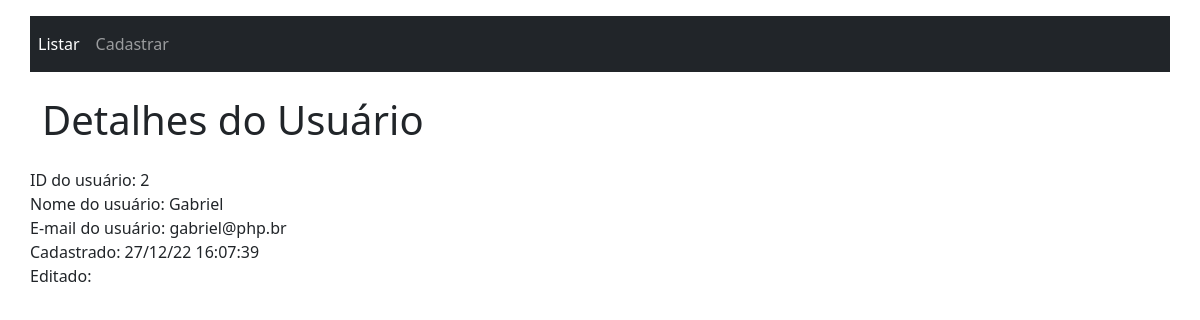
/aula014_heranca_visualizar_registro_db/view.php?id=2, run on the app's committed database.
### tables this page shows
create table if not exists users (
	id int primary key auto_increment,
    name varchar(220),
    email varchar(220)
);

### aula014_heranca_visualizar_registro_db/User.php (called while the page is built, shortened)
<?php
class User extends Conn
{
    public int $id;
    public function view(): array
    {
        $this->conn = $this->connectDb();
        $query_user = "SELECT id, name, email, created, modified FROM users WHERE id = :id LIMIT 1";
        $result_user = $this->conn->prepare($query_user);
        $result_user->bindParam(':id', $this->id);
        $result_user->execute();
        $value = $result_user->fetch();
        return $value;
    }
}

### aula014_heranca_visualizar_registro_db/Conn.php (called while the page is built, shortened)
<?php
abstract class Conn
{
    public string $db = "mysql";
    public string $host = "localhost";
    public string $user = "root";
    public string $pass = "";
    public string $dbname = "db_celke";
    public int $port = 3306;
    public function connectDb(): object
    {
        try{
            $this->connect = new PDO($this->db . ":host=" . $this->host . ";port=" . $this->port . ";dbname=" . $this->dbname, $this->user, $this->pass);
            return $this->connect;
        }
        catch(PDOException $err)
        {
            die("Erro: Por favor tente novamente. Caso o problema persista, entre em contato com o administrador <b>adm@php.br</b>");
        }
    }
}

### aula014_heranca_visualizar_registro_db/view.php (the view, shortened to what this page needs)
<!DOCTYPE html>
<html lang="pt-br">
<head>
    <link href="https://cdn.jsdelivr.net/npm/bootstrap@5.2.3/dist/css/bootstrap.min.css" rel="stylesheet">
</head>
<body class="p-3">
    <div class="container">
        <div class="row">
            <nav class="navbar navbar-expand navbar-dark bg-dark mb-4">
                <ul class="navbar-nav">
                    <li class="navbar-item">
                        <a class="nav-link active" aria-current="page" href="index.php">Listar</a>
                    </li>
                    <li class="navbar-item">
                        <a class="nav-link" href="Create.php">Cadastrar</a>
                    </li>
                </ul>
            </nav>
            <h1 class="mb-4">Detalhes do Usuário</h1>
            <?php
            $id = filter_input(INPUT_GET, 'id', FILTER_SANITIZE_NUMBER_INT);
            if(!empty($id))
            {
                require "Conn.php";
                require "User.php";
                $viewUser = new User();
                $viewUser->id = $id;
                $valueUser = $viewUser->view();
                extract($valueUser);
                echo "ID do usuário: $id <br>";
                echo "Nome do usuário: $name <br>";
                echo "E-mail do usuário: $email <br>";
                echo "Cadastrado: " . date('d/m/y H:i:s', strtotime($created)) . "<br>";
                echo "Editado: ";
                echo "<br>";
            }
            else
            {
                $_SESSION['msg'] = "<p style='color: #f00;'>Erro: Usuário não encontrado!</p>";
                header("Location: index.php");
            }
            ?>
        </div>
    </div>
</body>
</html>

### data on the page
users: id "2", name "Gabriel", email "gabriel@php.br", created "27/12/22 16:07:39"
